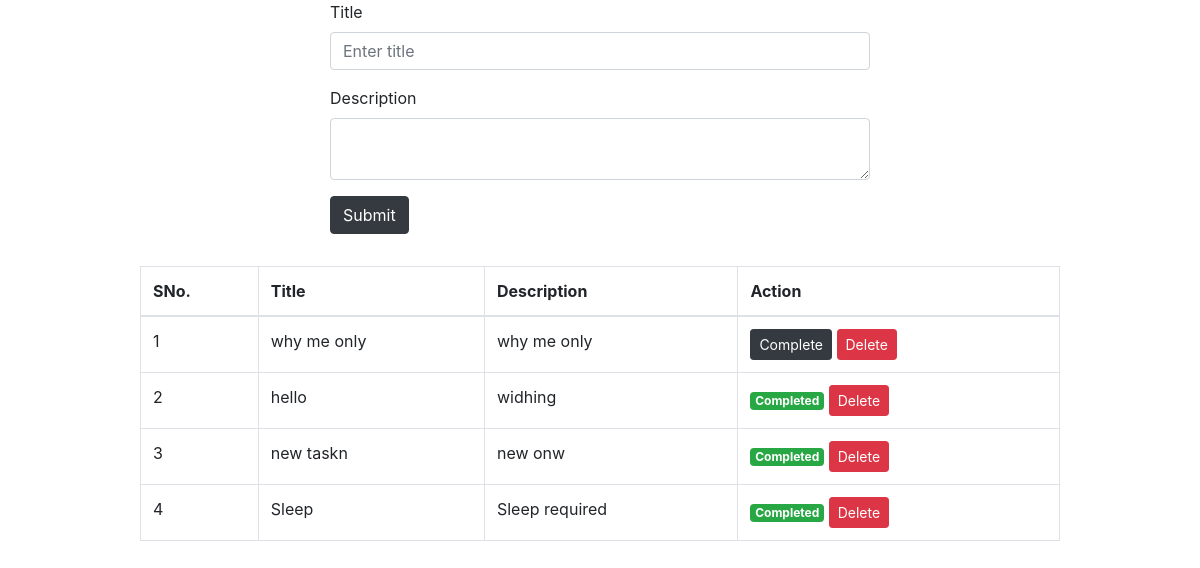
Page /todo/ on the earlier database version.
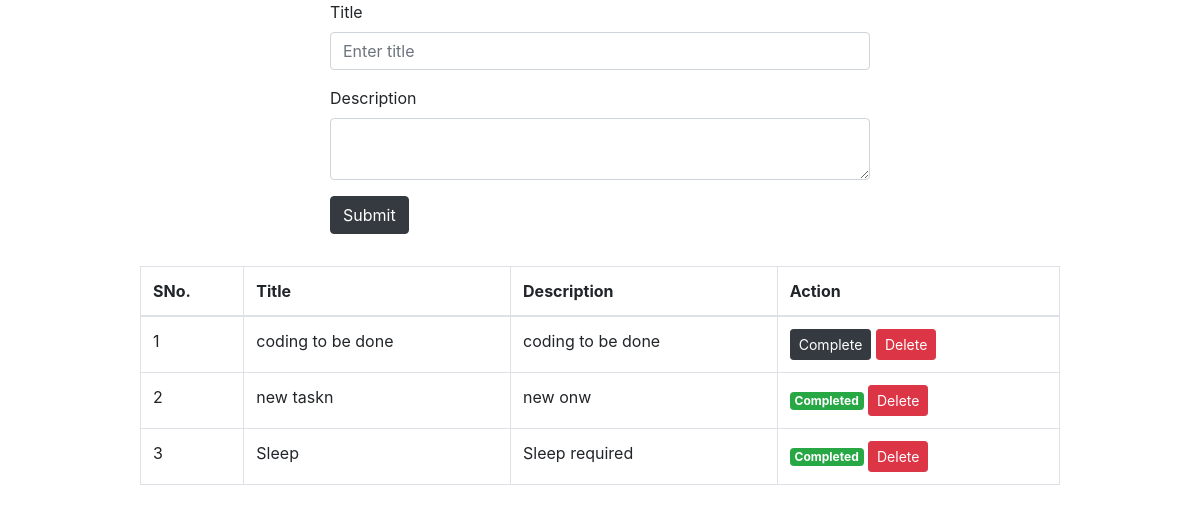
Same page on the later database version.
### todo/models.py (models this page shows)
class Todo(models.Model):
    title = models.CharField(max_length=300)
    description = models.TextField()
    completed = models.BooleanField(default=False)

### todo/views.py (the view)
# urls.py: path('',views.todo_list, name='todo_list'),
def todo_list(request):
    todos=Todo.objects.order_by('-id').all()
    return render(request, 'todo/index.html',{'todos':todos})

### templates/todo/index.html (shortened to what this page needs)
<!DOCTYPE html>
<html lang="en">
  <head>
    <link rel="stylesheet" href="https://cdn.jsdelivr.net/npm/bootstrap@4.6.2/dist/css/bootstrap.min.css" />
  </head>
  <body>
    <div class="container">
      <div class="row justify-content-center">
        <div class="col-md-6 form-container">
          <form action="{% url 'create_todo' %}" method="POST">
            <div class="form-group">
              <label for="title">Title</label>
              <input type="text" class="form-control" id="title" placeholder="Enter title" name="title" />
            </div>
            <div class="form-group">
              <label for="description">Description</label>
              <textarea class="form-control" name="description"></textarea>
            </div>
            <button type="submit" class="btn btn-dark">Submit</button>
          </form>
        </div>
      </div>
      <div class="row justify-content-center">
        <div class="col-md-10 table-responsive">
          <table class="table table-bordered">
            <thead>
              <tr>
                <th>SNo.</th>
                <th>Title</th>
                <th>Description</th>
                <th>Action</th>
              </tr>
            </thead>
            <tbody>
              {% for todo in todos %}
              <tr>
                <td>{{ forloop.counter }}</td>
                <td>{{ todo.title }}</td>
                <td>{{ todo.description }}</td>
                <td>
                  {% if todo.completed %}
                  <span class="badge badge-success">Completed</span>
                  {% else %}
                  <a class="btn btn-sm btn-dark" href="{% url 'complete_todo' todo.id %}">Complete</a>
                  {% endif %}
                  <a class="btn btn-sm btn-danger" href="{% url 'delete_todo' todo.id %}">Delete</a>
                </td>
              </tr>
              {% endfor %}
            </tbody>
          </table>
        </div>
      </div>
    </div>
  </body>
</html>

Differences in the rows shown:
removed Todo: title "why me only", description "why me only", completed "Complete"
removed Todo: title "hello", description "widhing", completed "Completed"
added Todo: title "coding to be done", description "coding to be done", completed "Complete"
